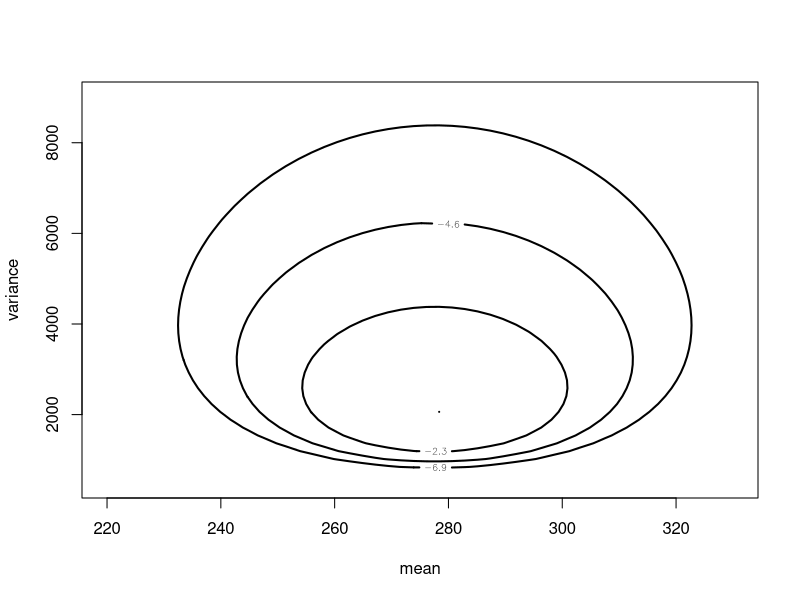
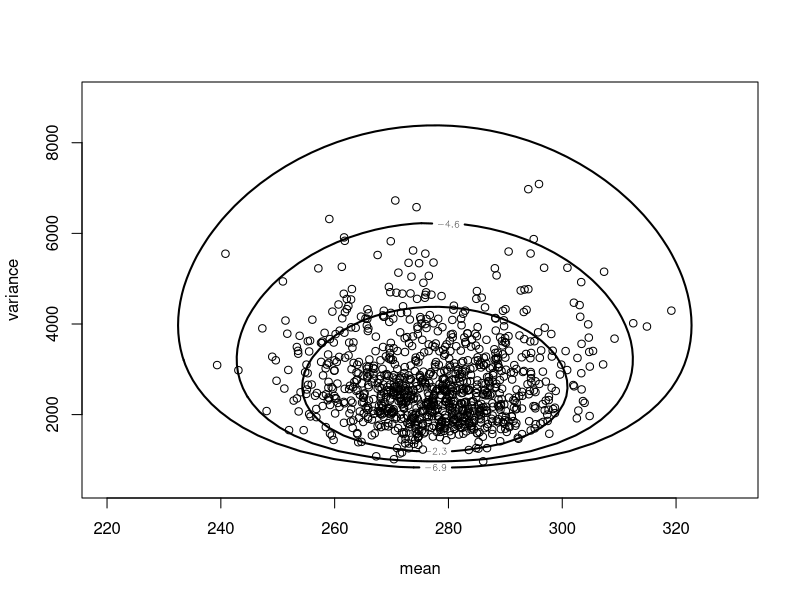
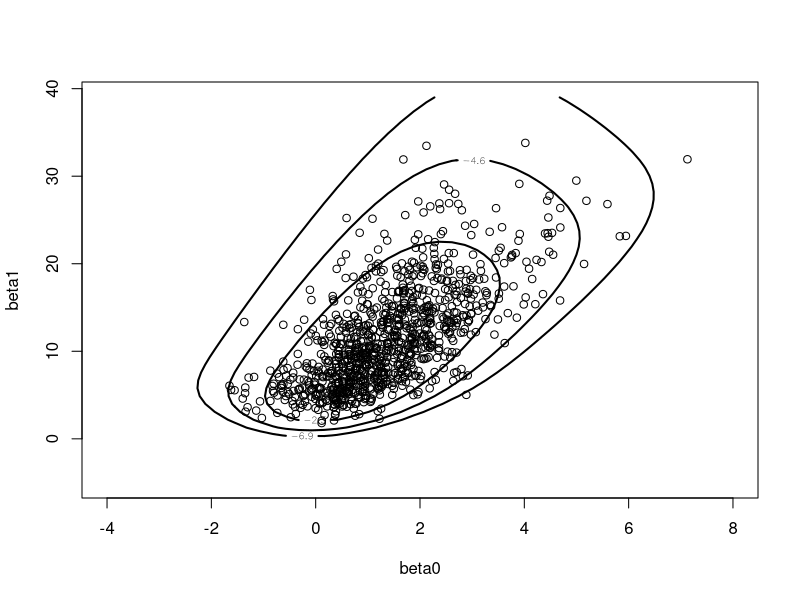
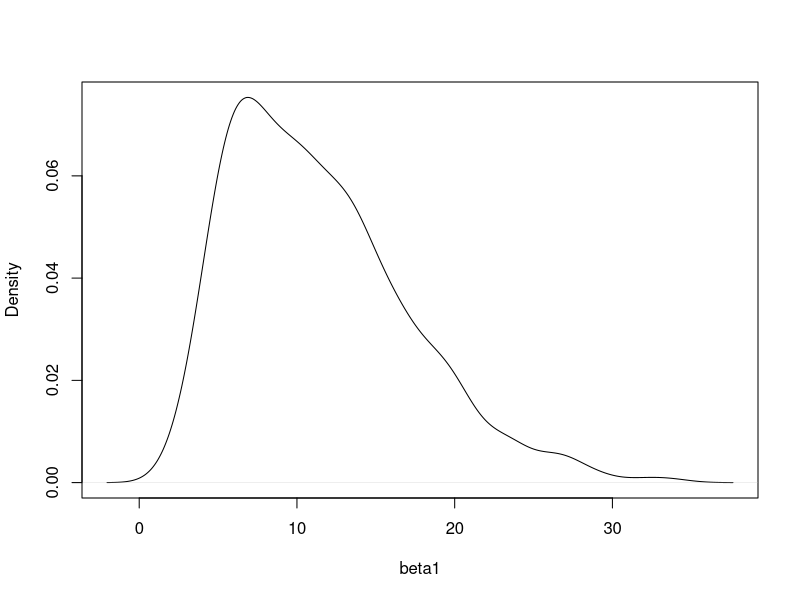
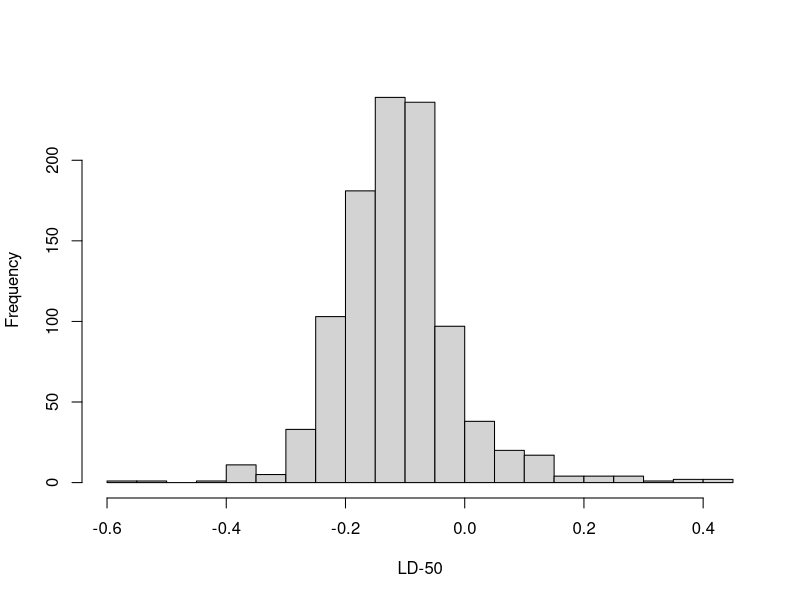
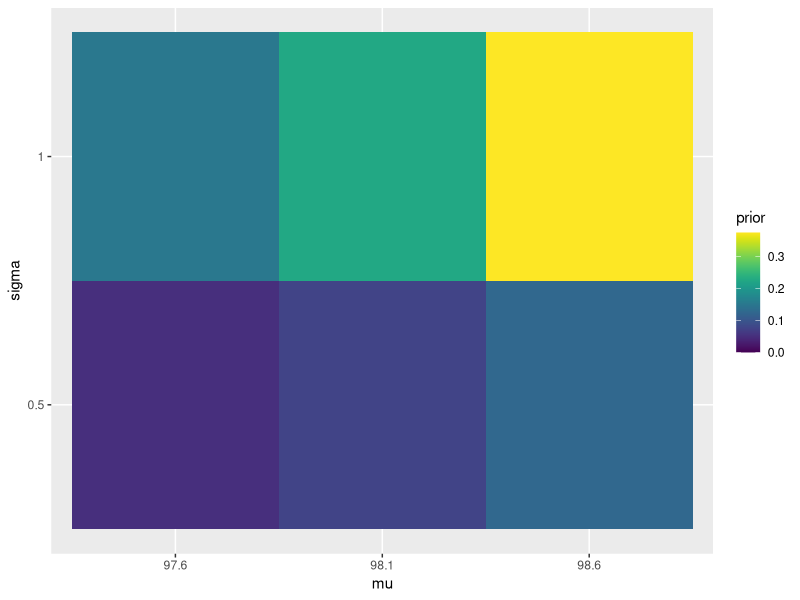
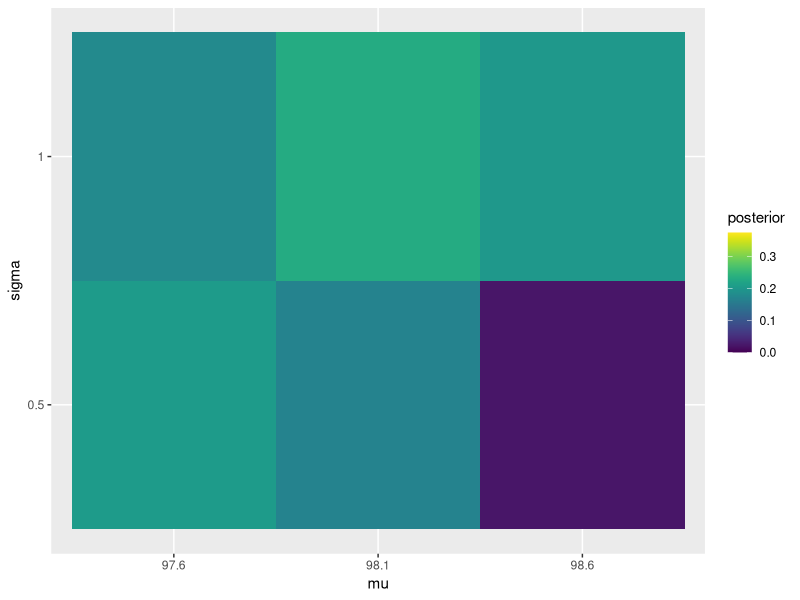
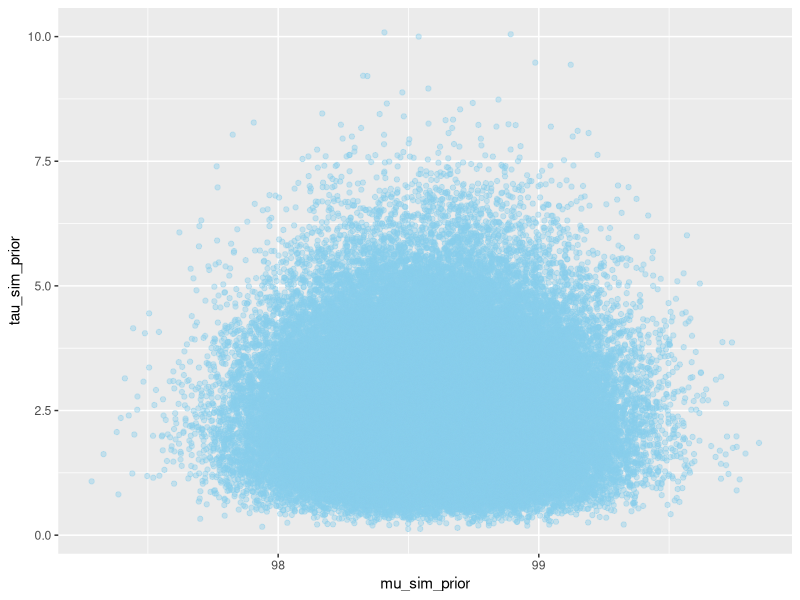

Generate these figures, in order, with R:
## ---- chunk 1
library(LearnBayes) 

# Read data and attach variables 
data(marathontimes)
attach(marathontimes) 

# Function from the library 
mycontour(normchi2post, 
          c(220, 330, 500, 9000),
          time) 
title(xlab="mean", ylab="variance")
## ---- chunk 2
# Sample from chi-squared distribution and obtain draws from the scale times inverse chi-square 
S = sum((time - mean(time))^2)
n = length(time) 
sigma2 = S/rchisq(1000, n-1)

# Simulated draws of the mean 
mu = rnorm(1000,
           mean=mean(time),
           sd=sqrt(sigma2)/sqrt(n))

# Display the simulated sampled values on top of the contour plot
mycontour(normchi2post, 
          c(220, 330, 500, 9000),
          time) 
title(xlab="mean", ylab="variance")
points(mu, sigma2)
## ---- chunk 3
# 95% interval estimate for the mean 
quantile(mu, c(0.025, 0.975))
## ---- chunk 4
quantile(sqrt(sigma2), c(0.025, 0.975))
## ---- chunk 5
# Covariate vector 
x = c(-0.86, -0.3, -0.05, 0.73)

# Vector of sample sizes 
n = c(5, 5, 5, 5)

# Observed success counts 
y = c(0, 1, 3, 5)

data = cbind(x, n, y) 
## ---- chunk 6
response = cbind(y, n-y) 
results = glm(response ~ x, family=binomial)
summary(results)
## ---- chunk 7
mycontour(logisticpost, 
          c(-4, 8, -5, 39),
          data)
title(xlab="beta0", ylab="beta1")

# Simulate from the posterior density computed on this rectangle grid 
s = simcontour(logisticpost, 
               c(-4, 8, -5, 39),
               data, 1000)
points(s$x, s$y)
## ---- chunk 8
plot(density(s$y), xlab="beta1", main="")
## ---- chunk 9
theta = -s$x/s$y 
hist(theta, breaks=30, xlab="LD-50", main="")
quantile(theta, c(.025, .975))
## ---- chunk 10
mu = c(97.6, 98.1, 98.6)
sigma = c(0.5, 1) 
theta = expand.grid(mu, sigma)  # all possible (mu, sigma) pairs 
names(theta) = c("mu", "sigma") 

# Prior 
prior_mu = c(0.20, 0.30, 0.50) 
prior_sigma = c(.25, .75) 
prior = apply(expand.grid(prior_mu, prior_sigma),
              1, prod)
prior = prior/sum(prior) 

# Data 
y = c(97.9, 97.5)  # single observed data

# Likelihood 
likelihood = dnorm(97.9, mean=theta$mu, sd=theta$sigma) * 
    dnorm(97.5, mean=theta$mu, sd=theta$sigma) 

# Posterior
product = likelihood * prior
posterior = product/sum(product) 

# Bayes table 
bayes_table = data.frame(theta,
                         prior,
                         likelihood,
                         product,
                         posterior)
knitr::kable(bayes_table, digits=4, align='c')
## ---- chunk 11
library(ggplot2)
library(dplyr)
library(viridis)

ggplot(bayes_table %>% 
           mutate(mu=factor(mu),
                  sigma=factor(sigma)),
       aes(mu, sigma)) + 
    geom_tile(aes(fill=prior)) + 
    scale_fill_viridis(limits=c(0, max(c(prior, posterior))))

ggplot(bayes_table %>% 
           mutate(mu=factor(mu),
                  sigma=factor(sigma)),
       aes(mu, sigma)) + 
    geom_tile(aes(fill=posterior)) + 
    scale_fill_viridis(limits=c(0, max(c(prior, posterior))))
## ---- chunk 12
Nrep = 100000

mu_sim_prior = rnorm(Nrep, 98.6, 0.3)
tau_sim_prior = rgamma(Nrep, shape=5, rate=2)
sigma_sim_prior = 1/sqrt(tau_sim_prior)
sim_prior = data.frame(mu_sim_prior,
                       tau_sim_prior,
                       sigma_sim_prior)

# Plot 
ggplot(sim_prior, aes(mu_sim_prior, tau_sim_prior)) + 
    geom_point(color="skyblue", alpha=0.4)
ggplot(sim_prior, aes(mu_sim_prior, tau_sim_prior)) + 
    stat_density_2d(aes(fill=after_stat(level)),
                    geom="polygon", color="white") +
    scale_fill_viridis_c()
## ---- chunk 13
ggplot(sim_prior, aes(x=sigma_sim_prior)) + 
    geom_histogram(aes(y=after_stat(density)), color="black", fill="white") + 
    geom_density(linewidth=1, color="skyblue")

ggplot(sim_prior, aes(mu_sim_prior, sigma_sim_prior)) + 
    stat_density_2d(aes(fill=after_stat(level)),
                    geom="polygon", color="white") + 
    scale_fill_viridis_c()

## ---- chunk 14
quantile(mu_sim_prior, c(0.01, 0.99))
## ---- chunk 15
quantile(tau_sim_prior, c(.01, .99))
## ---- chunk 16
quantile(sigma_sim_prior, c(.01, .99))
## ---- chunk 17
# Parameters 
mu = seq(96.0, 100.0, by=0.01)
tau = seq(0.1, 25, by=0.01)

theta = expand.grid(mu, tau) 
names(theta) = c("mu", "tau")
theta$sigma  = 1/sqrt(theta$tau)

# Prior 
prior_mu_mean = 98.6 
prior_mu_sd = 0.3 

prior_precision_shape = 5
prior_precision_rate = 2

prior = dnorm(theta$mu, mean=prior_mu_mean, sd=prior_mu_sd) * 
    dgamma(theta$tau, shape=prior_precision_shape,
           rate=prior_precision_rate)
prior = prior/sum(prior)

# Data 
y = c(97.9, 97.5)

# Likelihood 
likelihood = dnorm(97.9, mean=theta$mu, sd=theta$sigma) * 
    dnorm(97.5, mean=theta$mu, sd=theta$sigma)

# Posterior 
product = likelihood * prior 
posterior = product/sum(product)

# Posterior simulation 
sim_posterior = theta[sample(1:nrow(theta), 100000,
                             replace=TRUE, prob=posterior), ]
cor(sim_posterior$mu, sim_posterior$tau)
## ---- chunk 18
ggplot(sim_posterior, aes(mu)) + 
    geom_histogram(aes(y=after_stat(density)), color="black", fill="white") + 
    geom_density(linewidth=1, color="seagreen")

ggplot(sim_posterior, aes(tau)) + 
    geom_histogram(aes(y=after_stat(density)), color="black", fill="white") + 
    geom_density(linewidth=1, color="seagreen")

ggplot(sim_posterior, aes(mu, tau)) + 
    stat_density_2d(aes(fill=after_stat(level)),
                    geom="polygon", color="white") + 
    scale_fill_viridis_c()
## ---- chunk 19
cor(sim_posterior$mu, sim_posterior$sigma)
## ---- chunk 20
ggplot(sim_posterior, aes(mu)) + 
    geom_histogram(aes(y=after_stat(density)), color="black", fill="white") + 
    geom_density(linewidth=1, color="seagreen")

ggplot(sim_posterior, aes(sigma)) + 
    geom_histogram(aes(y=after_stat(density)), color="black", fill="white") + 
    geom_density(linewidth=1, color="seagreen")

ggplot(sim_posterior, aes(mu, sigma)) + 
    stat_density_2d(aes(fill=after_stat(level)),
                    geom="polygon", color="white") + 
    scale_fill_viridis_c()
